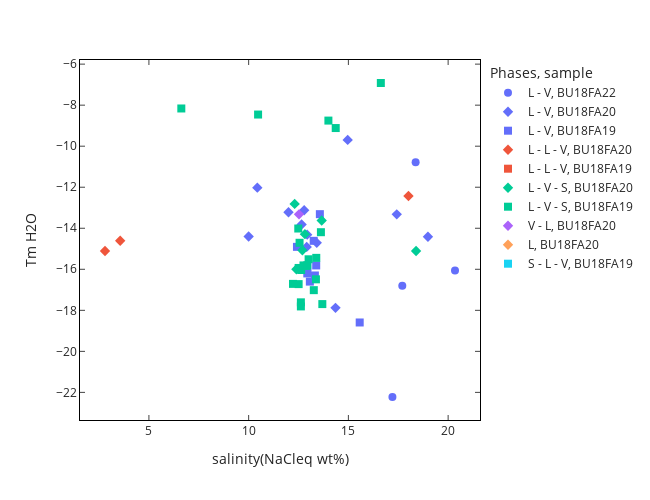

The notebook cell this image was saved under:
### Code cell
df_wyl = df_corrected.query('Host == "Wyllieite"')
df_trl = df_corrected.query('Host == "Trolleite"')
df_bts = df_corrected.query('Host == "Bertossaite"')
df_aug = df_corrected.query('Host == "Augelite"')
df_brz = df_corrected.query('Host == "Brazilianite"')
df_qtz = df_corrected.query('Host == "Quartz"')


# --- plot figures
fig = px.scatter(df_trl, x="salinity(NaCleq wt%)", y="Tm H2O",
                 symbol = "sample", color="Phases", 
                 hover_data=["sample",'piece','field',"analysis","Phases","Host"],
                 width=650, height=500)

fig.update_layout(plot_bgcolor="white",template="simple_white")

fig.update_traces(marker=dict(size=8),
                  selector=dict(mode='markers'))

fig.update_xaxes(ticks='inside',zeroline=False,linecolor="black",showgrid=False,mirror= "allticks")#,range=(0,23.2))
fig.update_yaxes(ticks='inside',zeroline=False,linecolor="black",showgrid=False,mirror= "allticks")#,range=(-25,15))

# fig.update_xaxes(tickvals=[0,1,2,3,4,5,6,7])


# fig.write_image("FI_N2-Co2_vs_NaLi_mol.pdf");
fig.show()

### Figure 1 — Plotly figure (JSON) as saved in the notebook; plotly's stock layout.template omitted (floating-point values rounded to 4 significant figures; data arrays with more than 128 entries replaced by an {"elided": "..."} marker saying what was removed)
{"data": [{"customdata": [["BU18FA22", "B", "FF1", "1", "L - V", "Trolleite"], ["BU18FA22", "B", "FF1", "2", "L - V", "Trolleite"], ["BU18FA22", "B", "FF1", "3", "L - V", "Trolleite"], ["BU18FA22", "B", "FF1", "4", "L - V", "Trolleite"], ["BU18FA22", "B", "FF1", "5", "L - V", "Trolleite"]], "hovertemplate": "Phases=%{customdata[4]}<br>sample=%{customdata[0]}<br>salinity(NaCleq wt%)=%{x}<br>Tm H2O=%{y}<br>piece=%{customdata[1]}<br>field=%{customdata[2]}<br>analysis=%{customdata[3]}<br>Host=%{customdata[5]}<extra></extra>", "legendgroup": "L - V, BU18FA22", "marker": {"color": "#636efa", "size": 8, "symbol": "circle"}, "mode": "markers", "name": "L - V, BU18FA22", "orientation": "v", "showlegend": true, "type": "scatter", "x": [20.34, 18.37, 17.7, null, 17.21], "xaxis": "x", "y": [-16.06, -10.78, -16.8, null, -22.22], "yaxis": "y"}, {"customdata": [["BU18FA20", "E", "FF1", "3", "L - V", "Trolleite"], ["BU18FA20", "E", "FF1", "4", "L - V", "Trolleite"], ["BU18FA20", "A", "FF2", "1", "L - V", "Trolleite"], ["BU18FA20", "A", "FF2", "2", "L - V", "Trolleite"], ["BU18FA20", "A", "FF2", "3", "L - V", "Trolleite"], ["BU18FA20", "F", "FF2", "1", "L - V", "Trolleite"], ["BU18FA20", "E", "FF1", "7", "L - V", "Trolleite"], ["BU18FA20", "H", "FF1", "1", "L - V", "Trolleite"], ["BU18FA20", "H", "FF1", "2", "L - V", "Trolleite"], ["BU18FA20", "H", "FF1", "3", "L - V", "Trolleite"], ["BU18FA20", "H", "FF1", "4", "L - V", "Trolleite"], ["BU18FA20", "H", "FF1", "5", "L - V", "Trolleite"]], "hovertemplate": "Phases=%{customdata[4]}<br>sample=%{customdata[0]}<br>salinity(NaCleq wt%)=%{x}<br>Tm H2O=%{y}<br>piece=%{customdata[1]}<br>field=%{customdata[2]}<br>analysis=%{customdata[3]}<br>Host=%{customdata[5]}<extra></extra>", "legendgroup": "L - V, BU18FA20", "marker": {"color": "#636efa", "size": 8, "symbol": "diamond"}, "mode": "markers", "name": "L - V, BU18FA20", "orientation": "v", "showlegend": true, "type": "scatter", "x": [18.99, 12.93, 14.35, 10.43, 10.0, 14.96, 17.42, 13.41, 12.91, 12.65, 12.0, 12.78], "xaxis": "x", "y": [-14.41, -14.31, -17.88, -12.02, -14.4, -9.693, -13.32, -14.71, -14.91, -13.82, -13.22, -13.12], "yaxis": "y"}, {"customdata": [["BU18FA19", "A", "FF7b", "10", "L - V", "Trolleite"], ["BU18FA19", "C", "FFore1", "2", "L - V", "Trolleite"], ["BU18FA19", "C", "FFore1", "4", "L - V", "Trolleite"], ["BU18FA19", "C", "FFore1", "7", "L - V", "Trolleite"], ["BU18FA19", "D", "FF2", "2", "L - V", "Trolleite"], ["BU18FA19", "D", "FF2", "5", "L - V", "Trolleite"], ["BU18FA19", "D", "FF2", "6", "L - V", "Trolleite"], ["BU18FA19", "D", "FF2", "7", "L - V", "Trolleite"], ["BU18FA19", "D", "FF2", "8", "L - V", "Trolleite"], ["BU18FA19", "D", "FF2", "9", "L - V", "Trolleite"], ["BU18FA19", "D", "FF2", "10", "L - V", "Trolleite"]], "hovertemplate": "Phases=%{customdata[4]}<br>sample=%{customdata[0]}<br>salinity(NaCleq wt%)=%{x}<br>Tm H2O=%{y}<br>piece=%{customdata[1]}<br>field=%{customdata[2]}<br>analysis=%{customdata[3]}<br>Host=%{customdata[5]}<extra></extra>", "legendgroup": "L - V, BU18FA19", "marker": {"color": "#636efa", "size": 8, "symbol": "square"}, "mode": "markers", "name": "L - V, BU18FA19", "orientation": "v", "showlegend": true, "type": "scatter", "x": [12.76, 13.39, 14.12, 13.26, 13.57, 12.42, 12.94, 15.57, 13.32, 13.07, 12.94], "xaxis": "x", "y": [-16.03, -15.81, null, -14.61, -13.31, -14.91, -15.9, -18.59, -16.3, -16.6, -16.2], "yaxis": "y"}, {"customdata": [["BU18FA20", "E", "FF1", "1", "L - L - V", "Trolleite"], ["BU18FA20", "E", "FF1", "2", "L - L - V", "Trolleite"], ["BU18FA20", "E", "FF1", "6", "L - L - V", "Trolleite"]], "hovertemplate": "Phases=%{customdata[4]}<br>sample=%{customdata[0]}<br>salinity(NaCleq wt%)=%{x}<br>Tm H2O=%{y}<br>piece=%{customdata[1]}<br>field=%{customdata[2]}<br>analysis=%{customdata[3]}<br>Host=%{customdata[5]}<extra></extra>", "legendgroup": "L - L - V, BU18FA20", "marker": {"color": "#EF553B", "size": 8, "symbol": "diamond"}, "mode": "markers", "name": "L - L - V, BU18FA20", "orientation": "v", "showlegend": true, "type": "scatter", "x": [2.799, 3.56, 18.01], "xaxis": "x", "y": [-15.11, -14.61, -12.43], "yaxis": "y"}, {"customdata": [["BU18FA19", "B", "FF1", "5", "L - L - V", "Trolleite"], ["BU18FA19", "B", "FF1", "10", "L - L - V", "Trolleite"]], "hovertemplate": "Phases=%{customdata[4]}<br>sample=%{customdata[0]}<br>salinity(NaCleq wt%)=%{x}<br>Tm H2O=%{y}<br>piece=%{customdata[1]}<br>field=%{customdata[2]}<br>analysis=%{customdata[3]}<br>Host=%{customdata[5]}<extra></extra>", "legendgroup": "L - L - V, BU18FA19", "marker": {"color": "#EF553B", "size": 8, "symbol": "square"}, "mode": "markers", "name": "L - L - V, BU18FA19", "orientation": "v", "showlegend": true, "type": "scatter", "x": [15.17, 13.26], "xaxis": "x", "y": [null, null], "yaxis": "y"}, {"customdata": [["BU18FA20", "E", "FF1", "5", "L - V - S", "Trolleite"], ["BU18FA20", "G", "FF1", "1", "L - V - S", "Trolleite"], ["BU18FA20", "G", "FF1", "2", "L - V - S", "Trolleite"], ["BU18FA20", "G", "FF1", "3", "L - V - S", "Trolleite"], ["BU18FA20", "H", "FF1", "7", "L - V - S", "Trolleite"], ["BU18FA20", "J", "FF1", "1", "L - V - S", "Trolleite"], ["BU18FA20", "J", "FF1", "2", "L - V - S", "Trolleite"], ["BU18FA20", "J", "FF1", "3", "L - V - S", "Trolleite"]], "hovertemplate": "Phases=%{customdata[4]}<br>sample=%{customdata[0]}<br>salinity(NaCleq wt%)=%{x}<br>Tm H2O=%{y}<br>piece=%{customdata[1]}<br>field=%{customdata[2]}<br>analysis=%{customdata[3]}<br>Host=%{customdata[5]}<extra></extra>", "legendgroup": "L - V - S, BU18FA20", "marker": {"color": "#00cc96", "size": 8, "symbol": "diamond"}, "mode": "markers", "name": "L - V - S, BU18FA20", "orientation": "v", "showlegend": true, "type": "scatter", "x": [12.39, null, 18.39, null, 13.66, 12.82, 12.69, 12.31], "xaxis": "x", "y": [-16.0, null, -15.11, null, -13.62, -14.29, -15.07, -12.81], "yaxis": "y"}, {"customdata": {"elided": "24x6 str values"}, "hovertemplate": "Phases=%{customdata[4]}<br>sample=%{customdata[0]}<br>salinity(NaCleq wt%)=%{x}<br>Tm H2O=%{y}<br>piece=%{customdata[1]}<br>field=%{customdata[2]}<br>analysis=%{customdata[3]}<br>Host=%{customdata[5]}<extra></extra>", "legendgroup": "L - V - S, BU18FA19", "marker": {"color": "#00cc96", "size": 8, "symbol": "square"}, "mode": "markers", "name": "L - V - S, BU18FA19", "orientation": "v", "showlegend": true, "type": "scatter", "x": [6.625, 14.0, 10.47, 12.89, 12.63, 12.51, 13.27, 12.51, 13.39, 16.63, 13.62, null, 13.37, 14.36, 12.62, 12.22, 12.49, null, 13.01, 12.75, 12.62, 13.69, 12.94, 12.55], "xaxis": "x", "y": [-8.162, -8.752, -8.457, -15.84, -16.03, -15.93, -17.02, -16.72, -15.44, -6.92, -14.19, null, -16.49, -9.116, -17.61, -16.71, -14.01, null, -15.51, -15.81, -17.81, -17.7, -15.8, -14.71], "yaxis": "y"}, {"customdata": [["BU18FA20", "G", "FF1", "4", "V - L", "Trolleite"]], "hovertemplate": "Phases=%{customdata[4]}<br>sample=%{customdata[0]}<br>salinity(NaCleq wt%)=%{x}<br>Tm H2O=%{y}<br>piece=%{customdata[1]}<br>field=%{customdata[2]}<br>analysis=%{customdata[3]}<br>Host=%{customdata[5]}<extra></extra>", "legendgroup": "V - L, BU18FA20", "marker": {"color": "#ab63fa", "size": 8, "symbol": "diamond"}, "mode": "markers", "name": "V - L, BU18FA20", "orientation": "v", "showlegend": true, "type": "scatter", "x": [12.52], "xaxis": "x", "y": [-13.32], "yaxis": "y"}, {"customdata": [["BU18FA20", "H", "FF1", "6", "L", "Trolleite"]], "hovertemplate": "Phases=%{customdata[4]}<br>sample=%{customdata[0]}<br>salinity(NaCleq wt%)=%{x}<br>Tm H2O=%{y}<br>piece=%{customdata[1]}<br>field=%{customdata[2]}<br>analysis=%{customdata[3]}<br>Host=%{customdata[5]}<extra></extra>", "legendgroup": "L, BU18FA20", "marker": {"color": "#FFA15A", "size": 8, "symbol": "diamond"}, "mode": "markers", "name": "L, BU18FA20", "orientation": "v", "showlegend": true, "type": "scatter", "x": [null], "xaxis": "x", "y": [null], "yaxis": "y"}, {"customdata": [["BU18FA19", "B", "FF1", "MI", "S - L - V", "Trolleite"]], "hovertemplate": "Phases=%{customdata[4]}<br>sample=%{customdata[0]}<br>salinity(NaCleq wt%)=%{x}<br>Tm H2O=%{y}<br>piece=%{customdata[1]}<br>field=%{customdata[2]}<br>analysis=%{customdata[3]}<br>Host=%{customdata[5]}<extra></extra>", "legendgroup": "S - L - V, BU18FA19", "marker": {"color": "#19d3f3", "size": 8, "symbol": "square"}, "mode": "markers", "name": "S - L - V, BU18FA19", "orientation": "v", "showlegend": true, "type": "scatter", "x": [null], "xaxis": "x", "y": [null], "yaxis": "y"}], "layout": {"height": 500, "legend": {"title": {"text": "Phases, sample"}, "tracegroupgap": 0}, "margin": {"t": 60}, "plot_bgcolor": "white", "width": 650, "xaxis": {"anchor": "y", "domain": [0, 1], "linecolor": "black", "mirror": "allticks", "showgrid": false, "ticks": "inside", "title": {"text": "salinity(NaCleq wt%)"}, "zeroline": false}, "yaxis": {"anchor": "x", "domain": [0, 1], "linecolor": "black", "mirror": "allticks", "showgrid": false, "ticks": "inside", "title": {"text": "Tm H2O"}, "zeroline": false}}}
